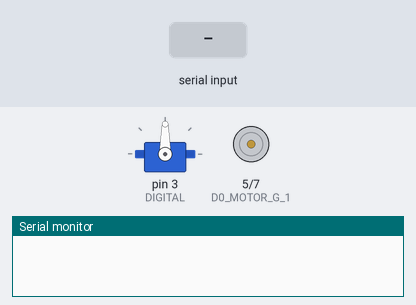
Bench run of a sketch on a simulated Arduino Uno, built with avr-gcc and run on an emulated ATmega328P. On the bench: servo, motor-driver pin pairs drawn as motors (green arrow = first pin HIGH = forward, orange = second pin HIGH = backward, longer = more drive), the last lines printed to the serial monitor. The test bench sets the inputs (shaded band).

Above: at 1.2 s.
1.3 s: "g" received over Serial
At 2.7 s:
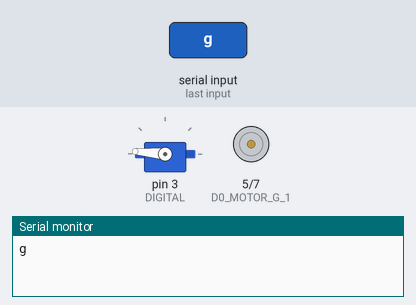
3.3 s: "a" received over Serial
At 3.8 s:
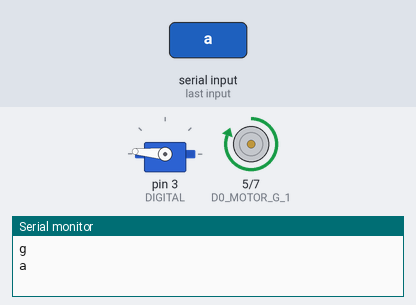
4.8 s: "s" received over Serial
At 6.1 s:
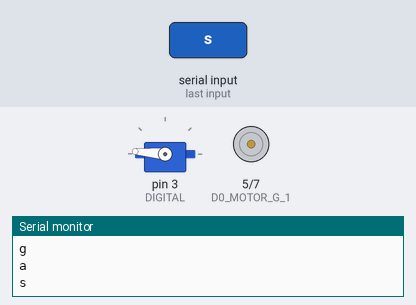
Timing chart, 0 to 7.8 s (numbered marks = the images above; inputs shaded):
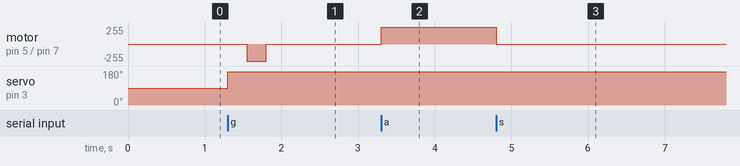

The sketch:

DLP.ino
```cpp
#include <Servo.h>
#include "Arduino.h"
#include "Affectation_E_S.h"
#include "Configuration.h"
#include "Moteur.h"
#include "ServoMoteur.h"
#include "Initialisation.h"

  /* Déclaration de la variable clear */

char destroy;

  /* Déclaration du String permettant d'interargir avec les boutons des applications Bureautique et Mobile */

String inputString="";


void setup() {
  Serial.begin(9600);
  pinMode(D0_MOTOR_G_1,OUTPUT);
  pinMode(D0_MOTOR_G_2,OUTPUT);

  LeServo.attach(DIGITAL);

}

void loop() {
  if(Serial.available()){
  while(Serial.available())
    {
      char inChar = (char)Serial.read(); /* Permet de lire la valeur du bouton */
      inputString += inChar;        /* Permet de faire une chaîne de caractères à venir en série */
    }
    Serial.println(inputString);
    while (Serial.available() > 0)
    { destroy = Serial.read() ; }      /* Permet de détruire le buffer (c'est-à-dire rien ne se passe si on ne touche à rien) */
    if(inputString == "a"){         /* Dans la case "a" nous indiquons d'aller devant */
     GoStraightAhead();
    }else if(inputString == "s"){   /* Dans la case "s" nous indiquons au Drone de s'arrêter */
      Stop();
    }
    else if(inputString == "g"){    /* Dans la case "a" nous indiquons d'aller à gauche */
      Left();
      TurnLeft();
    }
    else if(inputString == "d"){   /* Dans la case "a" nous indiquons d'aller à droite */
      Right();
      TurnRight();
    }
    inputString = "";
  }

}
```

Affectation_E_S.h
```cpp
  /* Affectation des Entrées/Sorties entre les branchements, l'Arduino et la Programmation */

    /* ServoMoteur */

const char DIGITAL                = 3; /// Connection à la broche DIGITAL 3

    /* Moteur */

const char D0_MOTOR_G_EN          = 6;
const char D0_MOTOR_G_1           = 5;
const char D0_MOTOR_G_2           = 7;
```

Initialisation.h
```cpp
  /* Fonction permettant l'initialisation du programme, équivalent du void setup lors d'une programation */

void Initialisation()
  {
    pinMode(D0_MOTOR_G_1, OUTPUT);
    digitalWrite(D0_MOTOR_G_1, LOW);
    pinMode(D0_MOTOR_G_2, OUTPUT);
    digitalWrite(D0_MOTOR_G_2, LOW);

    digitalWrite(D0_MOTOR_G_EN,LOW); /// EN = Enable

    LeServo.attach(DIGITAL);

    StraightAhead();

  }
```

Moteur.h
```cpp
  /* Le moteur permet au drone d'avancer, de faire demi-tour, tourner à gauche ou encore tourner à droite. Ici, nous allons programmer cela afin que notre drone terrestre puisse faire les actions
   *  énoncés précédemment en prenant en compte que par la suite nous allons affecter ses valeurs à l'aide de bouton*/


void GoStraightAhead()
{
  digitalWrite(D0_MOTOR_G_1,HIGH);
  digitalWrite(D0_MOTOR_G_2,LOW);


  digitalWrite(D0_MOTOR_G_EN,HIGH);


  DroneStop = false;

}


void Stop()
{
  digitalWrite(D0_MOTOR_G_1,LOW);
  digitalWrite(D0_MOTOR_G_2,LOW);


  digitalWrite(D0_MOTOR_G_EN,LOW);


  DroneStop = true;

}


void TurnLeft()
{
  digitalWrite(D0_MOTOR_G_1,LOW);
  digitalWrite(D0_MOTOR_G_2,HIGH);


  digitalWrite(D0_MOTOR_G_EN,HIGH);


  delay(DurationTurn);

  digitalWrite(D0_MOTOR_G_EN,LOW);


  digitalWrite(D0_MOTOR_G_1,LOW);
  digitalWrite(D0_MOTOR_G_2,LOW);


  DroneStop = true;

}


void TurnRight()
{
  digitalWrite(D0_MOTOR_G_1,HIGH);
  digitalWrite(D0_MOTOR_G_2,LOW);


  delay(DurationTurn);

  digitalWrite(D0_MOTOR_G_EN,LOW);


  digitalWrite(D0_MOTOR_G_1,LOW);
  digitalWrite(D0_MOTOR_G_2,LOW);


  DroneStop = true;

}


void TurnAround()
{
  digitalWrite(D0_MOTOR_G_1,HIGH);
  digitalWrite(D0_MOTOR_G_2,LOW);

  digitalWrite(D0_MOTOR_G_EN,HIGH);


  delay(DurationTurnAround);

  digitalWrite(D0_MOTOR_G_EN,LOW);

  digitalWrite(D0_MOTOR_G_1,LOW);
  digitalWrite(D0_MOTOR_G_2,LOW);


  DroneStop = true;

}
```

ServoMoteur.h
```cpp
  /* Ici, nous allons configurer le "radar" du drone, en effet, nous avons configurer précedemment le capteur ultrasonor afin qu'il puisse détecter un obstacle, mais une fois que l'obstacle
   *  est détecter et que le drone est à l'arrêt, le drone doit être capable de trouver une issue, par conséquent, il doit voir si à gauche ou à droite une issue est possible. D'où le capteur
   *  capteur ultrasonor doit être capable de voir en 180°. Le programme ici sera rempli de fonction concernant le programme principale  */


Servo LeServo;


void StraightAhead(){

  LeServo.write(Position_I_DuServo);

  delay(15); /// Sécurité, pour savoir si le servomoteur ai le temps d'atteindre sa position initiale

}


void Left(){

  LeServo.write(Position_G_DuServo);

  delay(PositioningServo);

}


void Right(){

  LeServo.write(Position_G_DuServo);

  delay(PositioningServo);

}
```

Configuration.h
```cpp
  /* Liste des configuration pour le bon fonctionnement du programme */

/* Servomoteur */

int Position_I_DuServo = 90;   /// Position Initiale, en degré
int Position_G_DuServo = 175;  /// Position du ServoMoteur qui regarde à gauche, en degré
int PositioningServo   = 250;  /// Durée d'attente en milliseconde pour que le ServoMoteur ai atteint sa position

    /* Moteur */

boolean DroneStop      = true; /// Variable permettant de voir l'état "arrêt" du drone
int DurationTurn       = 250;  /// Durée d'une rotation horaire ou anti-horaire du drone
int DurationTurnAround = 550;  /// Durée d'un demi-tour du drone
```

Measured:
- after the input at 1.3 s, motor on pin 5 (D0_MOTOR_G_1) / pin 7 (D0_MOTOR_G_2): stopped → backward 255/255 after 0.25 s, → stopped 0.25 s later; servo on pin 3 (DIGITAL): 90° → 175° at once
- after the input at 3.3 s, motor on pin 5 (D0_MOTOR_G_1) / pin 7 (D0_MOTOR_G_2): stopped → forward 255/255 at once
- after the input at 4.8 s, motor on pin 5 (D0_MOTOR_G_1) / pin 7 (D0_MOTOR_G_2): forward 255/255 → stopped at once
